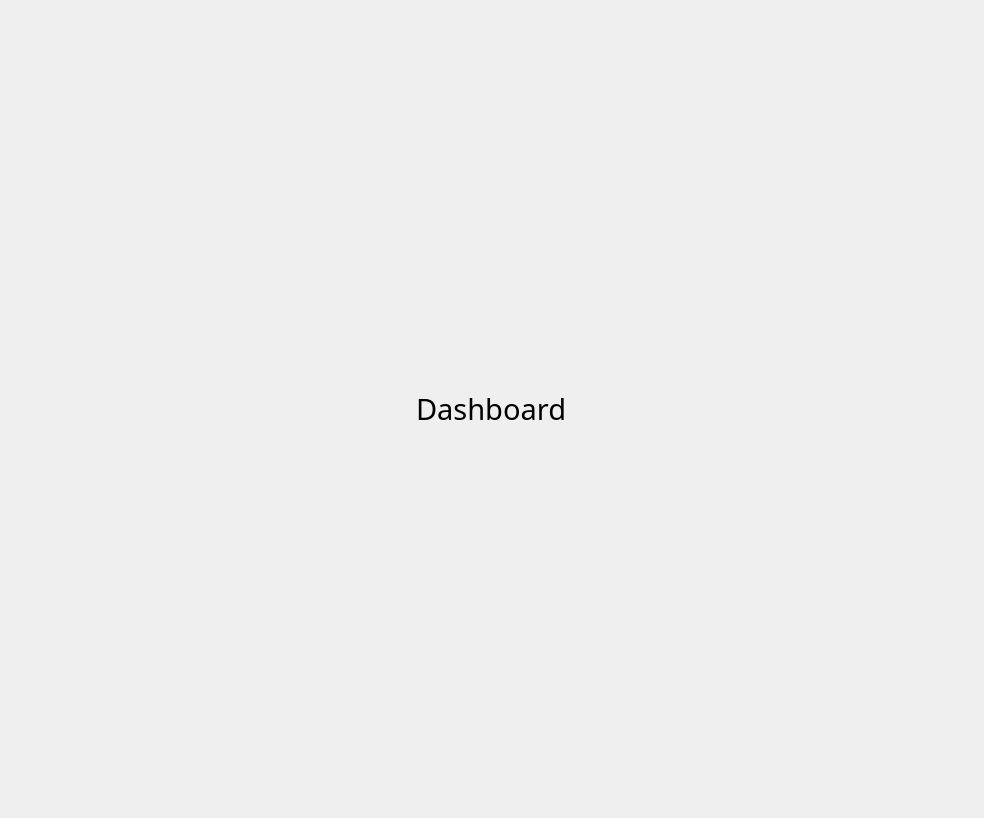
<?xml version="1.0" encoding="UTF-8"?>
<ui version="4.0">
 <class>Dashboard</class>
 <widget class="QWidget" name="Dashboard">
  <property name="geometry">
   <rect>
    <x>0</x>
    <y>0</y>
    <width>984</width>
    <height>818</height>
   </rect>
  </property>
  <property name="windowTitle">
   <string>Form</string>
  </property>
  <layout class="QGridLayout" name="gridLayout">
   <property name="leftMargin">
    <number>0</number>
   </property>
   <property name="topMargin">
    <number>0</number>
   </property>
   <property name="rightMargin">
    <number>0</number>
   </property>
   <property name="bottomMargin">
    <number>0</number>
   </property>
   <item row="0" column="0">
    <widget class="QWidget" name="widget" native="true">
     <layout class="QVBoxLayout" name="verticalLayout_2">
      <property name="leftMargin">
       <number>0</number>
      </property>
      <property name="topMargin">
       <number>0</number>
      </property>
      <property name="rightMargin">
       <number>0</number>
      </property>
      <property name="bottomMargin">
       <number>0</number>
      </property>
      <item alignment="Qt::AlignmentFlag::AlignHCenter|Qt::AlignmentFlag::AlignVCenter">
       <widget class="QLabel" name="label">
        <property name="font">
         <font>
          <family>Nexa</family>
          <pointsize>22</pointsize>
         </font>
        </property>
        <property name="text">
         <string>Dashboard</string>
        </property>
       </widget>
      </item>
     </layout>
    </widget>
   </item>
  </layout>
 </widget>
 <resources/>
 <connections/>
</ui>
